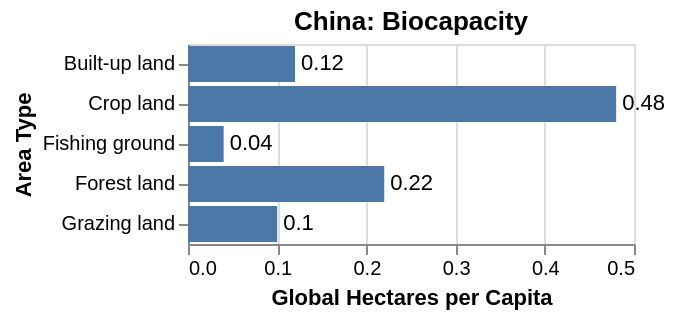

Vega-Lite specification for this chart:
### Vega specification from a JSON file in a GitHub repository (floating-point values rounded to 4 significant figures)
{"$schema": "https://vega.github.io/schema/vega/v5.json", "description": "Bar chart with text labels. Apply scale padding to make the frame cover the labels.", "background": "white", "padding": 5, "width": 223, "title": {"text": "China: Biocapacity", "frame": "group"}, "style": "cell", "data": [{"name": "source_0", "values": [{"Area Type": "Built-up land", "Global Hectares per Capita": 0.12}, {"Area Type": "Crop land", "Global Hectares per Capita": 0.48}, {"Area Type": "Grazing land", "Global Hectares per Capita": 0.1}, {"Area Type": "Fishing ground", "Global Hectares per Capita": 0.04}, {"Area Type": "Forest land", "Global Hectares per Capita": 0.22}]}, {"name": "data_0", "source": "source_0", "transform": [{"type": "filter", "expr": "isValid(datum[\"Global Hectares per Capita\"]) && isFinite(+datum[\"Global Hectares per Capita\"])"}]}], "signals": [{"name": "y_step", "value": 20}, {"name": "height", "update": "bandspace(domain('y').length, 0.1, 0.05) * y_step"}], "marks": [{"name": "layer_0_marks", "type": "rect", "style": ["bar"], "from": {"data": "data_0"}, "encode": {"update": {"fill": {"value": "#4c78a8"}, "ariaRoleDescription": {"value": "bar"}, "description": {"signal": "\"Area Type: \" + (isValid(datum[\"Area Type\"]) ? datum[\"Area Type\"] : \"\"+datum[\"Area Type\"]) + \"; Global Hectares per Capita: \" + (format(datum[\"Global Hectares per Capita\"], \"\"))"}, "x": {"scale": "x", "field": "Global Hectares per Capita"}, "x2": {"scale": "x", "value": 0}, "y": {"scale": "y", "field": "Area Type"}, "height": {"scale": "y", "band": 1}}}}, {"name": "layer_1_marks", "type": "text", "style": ["text"], "from": {"data": "data_0"}, "encode": {"update": {"align": {"value": "left"}, "baseline": {"value": "middle"}, "dx": {"value": 3}, "fill": {"value": "black"}, "description": {"signal": "\"Area Type: \" + (isValid(datum[\"Area Type\"]) ? datum[\"Area Type\"] : \"\"+datum[\"Area Type\"]) + \"; Global Hectares per Capita: \" + (format(datum[\"Global Hectares per Capita\"], \"\"))"}, "x": {"scale": "x", "field": "Global Hectares per Capita"}, "y": {"scale": "y", "field": "Area Type", "band": 0.5}, "text": {"signal": "format(datum[\"Global Hectares per Capita\"], \"\")"}}}}], "scales": [{"name": "x", "type": "linear", "domain": {"data": "data_0", "field": "Global Hectares per Capita"}, "range": [0, {"signal": "width"}], "nice": true, "zero": true}, {"name": "y", "type": "band", "domain": {"data": "data_0", "field": "Area Type", "sort": true}, "range": {"step": {"signal": "y_step"}}, "paddingInner": 0.1, "paddingOuter": 0.05}], "axes": [{"scale": "x", "orient": "bottom", "gridScale": "y", "grid": true, "tickCount": {"signal": "ceil(width/40)"}, "domain": false, "labels": false, "aria": false, "maxExtent": 0, "minExtent": 0, "ticks": false, "zindex": 0}, {"scale": "x", "orient": "bottom", "grid": false, "title": "Global Hectares per Capita", "labelFlush": true, "labelOverlap": true, "tickCount": {"signal": "ceil(width/40)"}, "zindex": 0}, {"scale": "y", "orient": "left", "grid": false, "title": "Area Type", "zindex": 0}], "config": {}}
